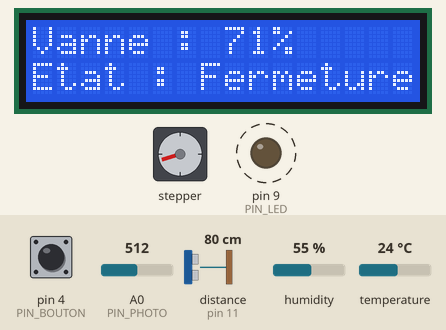
The sketch below on a simulated Arduino Uno, built with avr-gcc and run on an emulated ATmega328P. Shown: 16×2 character LCD, stepper motor, output pins drawn as LEDs (lit = HIGH). Dashed ring = blinking. Inputs (shaded band) come from the test bench; at power-on: distance to the obstacle (sensor on pin 11) 80 cm, pin 4 (PIN_BOUTON) HIGH, A0 (PIN_PHOTO) = 512, humidity 55 %, temperature 24 °C. The echo pulse lasts 58.3 µs per cm; stepper angles assume 2048 steps per turn; what the sketch prints to the serial monitor is not drawn.

Above: at 3.9 s.
4.0 s: distance to the obstacle (sensor on pin 11) set to 21 cm
At 5.16 s:
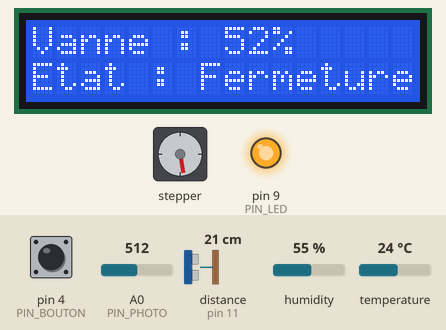
At 6.38 s:
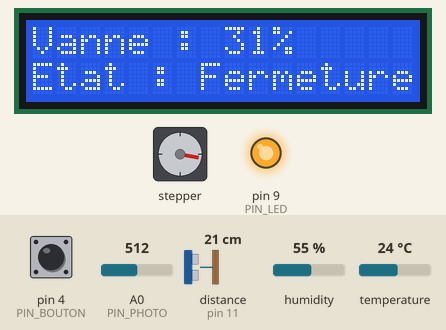
6.4 s: distance to the obstacle (sensor on pin 11) set to 17 cm
8.9 s: pin 4 (PIN_BOUTON) pulled LOW for 0.15 s
9.6 s: pin 4 (PIN_BOUTON) pulled LOW for 1 s
At 11.1 s:
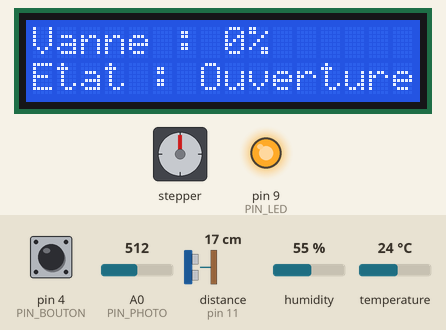
11.2 s: pin 4 (PIN_BOUTON) pulled LOW for 3.2 s
15.0 s: distance to the obstacle (sensor on pin 11) set to 2 cm
At 19.17 s:
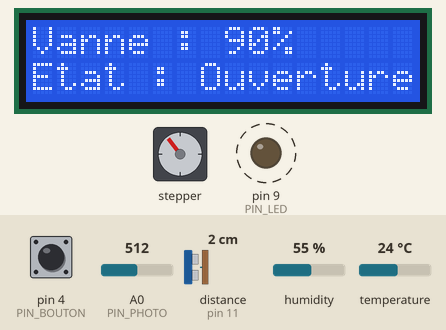
Timing chart, 0 to 20.7 s (numbered marks = the images above; inputs shaded):
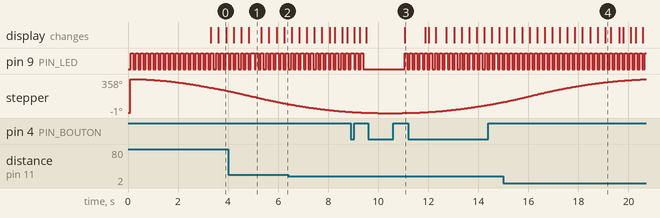

The sketch:

maison_02.ino
```cpp
#include <LCD_I2C.h>
#include <DHT.h>
#include <OneButton.h>
#include <HCSR04.h>
#include <AccelStepper.h>

#define PIN_PHOTO   A0
#define PIN_BOUTON   4
#define PIN_DHT      7
#define PIN_LED      9
#define PIN_TRIG    12
#define PIN_ECHO    11

#define MOTOR_INTERFACE_TYPE 4
#define IN_1 30
#define IN_2 32
#define IN_3 34
#define IN_4 36

#define DHT_TYPE        DHT11
#define SEUIL_LED       30
#define DELAI_BOOT      3000
#define INTERVAL_PHOTO  1000
#define INTERVAL_DHT    5000
#define INTERVAL_LCD     250
#define INTERVAL_SERIAL 3000
#define INTERVAL_LED_BLINK 100
#define CLICK_TICKS      300
#define PRESS_TICKS     1000
#define LUM_INIT_MIN    1023
#define LUM_INIT_MAX       0
#define PCT_MIN            0
#define PCT_MAX          100
#define SERIAL_BAUD     9600

#define VANNE_FERMEE      0
#define VANNE_OUVERTE  2038
#define DIST_MIN          20
#define DIST_MAX          25
#define STEPPER_MAX_SPEED  500.0
#define STEPPER_ACCEL      100.0

LCD_I2C      lcd(0x27, 16, 2);
DHT          dht(PIN_DHT, DHT_TYPE);
OneButton    bouton(PIN_BOUTON, true);
HCSR04       hc(PIN_TRIG, PIN_ECHO);
AccelStepper myStepper(MOTOR_INTERFACE_TYPE, IN_1, IN_3, IN_2, IN_4);

enum EtatPrincipal {
  BOOT,
  LUM_DIST,
  DHT_STATE,
  CALIBRATION,
  ETAT_VANNE
};

enum EtatVanne {
  VANNE_FERME,
  VANNE_OUVERTURE,
  VANNE_OUVERT,
  VANNE_FERMETURE,
  VANNE_ARRET
};

EtatPrincipal etatCourant   = BOOT;
EtatPrincipal etatPrecedent = BOOT;
EtatVanne     etatVanne     = VANNE_FERMETURE;

int   lumRaw    = 0;
int   lumMin    = LUM_INIT_MIN;
int   lumMax    = LUM_INIT_MAX;
int   lumPct    = 0;
float temperature = 0.0;
float humidite    = 0.0;
float distanceCm  = 0.0;

int vannePct = 100;

unsigned long tDernierePhoto  = 0;
unsigned long tDernierDHT     = 0;
unsigned long tDerniereSerial = 0;
unsigned long tDerniereLCD    = 0;
unsigned long tBoot           = 0;
unsigned long tDernierBlink   = 0;
bool          ledBlinkState   = false;

void lirePhoto();
void lireDHT();
void lireDistance();
void majLED();
void envoyerSerial();
void afficherLCD();
int  mapperLuminosite(int val, int minVal, int maxVal);
int  setMinPhotoR(int val);
int  setMaxPhotoR(int val);
void onSimpleClic();
void onDoubleClic();
void tacheMoteur();
void tacheVanne();
int  calcVannePct();
void demarrerOuverture();
void demarrerFermeture();

void setup() {
  Serial.begin(SERIAL_BAUD);
  pinMode(PIN_LED, OUTPUT);

  lcd.begin();
  lcd.backlight();
  dht.begin();

  bouton.attachClick(onSimpleClic);
  bouton.attachDoubleClick(onDoubleClic);
  bouton.setClickTicks(CLICK_TICKS);
  bouton.setPressTicks(PRESS_TICKS);

  lcd.setCursor(0, 0);
  lcd.print("etd:2349185");

  myStepper.setMaxSpeed(STEPPER_MAX_SPEED);
  myStepper.setAcceleration(STEPPER_ACCEL);
  myStepper.setCurrentPosition(VANNE_OUVERTE);
  myStepper.moveTo(VANNE_FERMEE);

  tBoot = millis();
  etatCourant = BOOT;
}

void loop() {
  unsigned long maintenant = millis();

  bouton.tick();
  tacheMoteur();

  switch (etatCourant) {
    case BOOT:
      if (maintenant - tBoot >= DELAI_BOOT) {
        etatCourant = DHT_STATE;
        lcd.clear();
      }
      break;

    case LUM_DIST:
    case DHT_STATE:
    case CALIBRATION:
    case ETAT_VANNE:
      tacheVanne();
      break;
  }

  if (maintenant - tDernierePhoto >= INTERVAL_PHOTO) {
    lirePhoto();
    tDernierePhoto = maintenant;
  }

  if (maintenant - tDernierDHT >= INTERVAL_DHT) {
    lireDHT();
    tDernierDHT = maintenant;
  }

  if (maintenant - tDerniereLCD >= INTERVAL_LCD) {
    lireDistance();
    afficherLCD();
    tDerniereLCD = maintenant;
  }

  if (maintenant - tDerniereSerial >= INTERVAL_SERIAL) {
    envoyerSerial();
    tDerniereSerial = maintenant;
  }

  if (etatVanne == VANNE_OUVERTURE || etatVanne == VANNE_FERMETURE) {
    if (maintenant - tDernierBlink >= INTERVAL_LED_BLINK) {
      ledBlinkState = !ledBlinkState;
      digitalWrite(PIN_LED, ledBlinkState ? HIGH : LOW);
      tDernierBlink = maintenant;
    }
  } else {
    majLED();
  }
}

void tacheMoteur() {
  myStepper.run();
  vannePct = calcVannePct();
}

int calcVannePct() {
  long pos = myStepper.currentPosition();
  int pct = map(pos, VANNE_FERMEE, VANNE_OUVERTE, PCT_MIN, PCT_MAX);
  if (pct < PCT_MIN) pct = PCT_MIN;
  if (pct > PCT_MAX) pct = PCT_MAX;
  return pct;
}

void tacheVanne() {
  switch (etatVanne) {
    case VANNE_FERME:
      if (distanceCm > 0 && distanceCm < DIST_MIN) {
        demarrerOuverture();
      }
      break;

    case VANNE_OUVERTURE:
      if (etatCourant != ETAT_VANNE) {
        etatCourant = ETAT_VANNE;
      }
      if (myStepper.distanceToGo() == 0) {
        etatVanne = VANNE_OUVERT;
      }
      break;

    case VANNE_OUVERT:
      if (distanceCm > 0 && distanceCm > DIST_MAX) {
        demarrerFermeture();
      }
      break;

    case VANNE_FERMETURE:
      if (etatCourant != ETAT_VANNE) {
        etatCourant = ETAT_VANNE;
      }
      if (myStepper.distanceToGo() == 0) {
        etatVanne = VANNE_FERME;
      }
      break;

    case VANNE_ARRET:
      break;
  }
}

void demarrerOuverture() {
  myStepper.moveTo(VANNE_OUVERTE);
  etatVanne = VANNE_OUVERTURE;
}

void demarrerFermeture() {
  myStepper.moveTo(VANNE_FERMEE);
  etatVanne = VANNE_FERMETURE;
}

void onSimpleClic() {
  if (etatVanne == VANNE_OUVERTURE || etatVanne == VANNE_FERMETURE) {
    myStepper.stop();
    etatVanne = VANNE_ARRET;
    return;
  }

  if (etatVanne == VANNE_ARRET) {
    demarrerOuverture();
    return;
  }

  switch (etatCourant) {
    case LUM_DIST:
      etatCourant = DHT_STATE;
      break;
    case DHT_STATE:
      etatCourant = LUM_DIST;
      break;
    case CALIBRATION:
      etatCourant = DHT_STATE;
      break;
    case ETAT_VANNE:
      etatCourant = DHT_STATE;
      break;
    default:
      break;
  }
}

void onDoubleClic() {
  if (etatCourant == LUM_DIST || etatCourant == DHT_STATE) {
    lumMin = LUM_INIT_MIN;
    lumMax = LUM_INIT_MAX;
    etatCourant = CALIBRATION;
  }
}

void lirePhoto() {
  lumRaw = analogRead(PIN_PHOTO);
  lumPct = mapperLuminosite(lumRaw, lumMin, lumMax);
}

int mapperLuminosite(int val, int minVal, int maxVal) {
  if (maxVal == minVal) return PCT_MIN;
  int pct = map(val, minVal, maxVal, PCT_MIN, PCT_MAX);
  if (pct < PCT_MIN) pct = PCT_MIN;
  if (pct > PCT_MAX) pct = PCT_MAX;
  return pct;
}

int setMinPhotoR(int val) {
  if (val < lumMin) lumMin = val;
  return lumMin;
}

int setMaxPhotoR(int val) {
  if (val > lumMax) lumMax = val;
  return lumMax;
}

void lireDHT() {
  float t = dht.readTemperature();
  float h = dht.readHumidity();
  if (!isnan(t)) temperature = t;
  if (!isnan(h)) humidite = h;
}

void lireDistance() {
  distanceCm = hc.dist();
}

void majLED() {
  digitalWrite(PIN_LED, (lumPct < SEUIL_LED) ? HIGH : LOW);
}

void envoyerSerial() {
  Serial.print("Lum:");
  Serial.print(lumPct);
  Serial.print(",Min:");
  Serial.print(lumMin);
  Serial.print(",Max:");
  Serial.print(lumMax);
  Serial.print(",Dist:");
  Serial.print(distanceCm, 1);
  Serial.print(",T:");
  Serial.print(temperature, 1);
  Serial.print(",H:");
  Serial.print(humidite, 1);
  Serial.print(",Van:");
  Serial.println(vannePct);
}

void afficherLCD() {
  if (etatCourant == BOOT) return;

  bool refresh = (etatCourant != etatPrecedent);
  etatPrecedent = etatCourant;

  switch (etatCourant) {
    case LUM_DIST:
      if (refresh) lcd.clear();
      lcd.setCursor(0, 0);
      lcd.print("Lum : ");
      lcd.print(lumPct);
      lcd.print("%   ");
      lcd.setCursor(0, 1);
      lcd.print("Dist : ");
      lcd.print(distanceCm, 1);
      lcd.print(" cm   ");
      break;

    case DHT_STATE:
      if (refresh) lcd.clear();
      lcd.setCursor(0, 0);
      lcd.print("Temp : ");
      lcd.print(temperature, 1);
      lcd.print(" C   ");
      lcd.setCursor(0, 1);
      lcd.print("Hum : ");
      lcd.print(humidite, 1);
      lcd.print(" %   ");
      break;

    case CALIBRATION:
      lumRaw = analogRead(PIN_PHOTO);
      lumMin = setMinPhotoR(lumRaw);
      lumMax = setMaxPhotoR(lumRaw);

      if (refresh) lcd.clear();
      lcd.setCursor(0, 0);
      lcd.print("Lum min : ");
      lcd.print(lumMin);
      lcd.print("   ");
      lcd.setCursor(0, 1);
      lcd.print("Lum max : ");
      lcd.print(lumMax);
      lcd.print("   ");
      break;

    case ETAT_VANNE: {
      if (refresh) lcd.clear();
      lcd.setCursor(0, 0);
      lcd.print("Vanne : ");
      lcd.print(vannePct);
      lcd.print("%   ");
      lcd.setCursor(0, 1);
      lcd.print("Etat : ");
      switch (etatVanne) {
        case VANNE_FERME:     lcd.print("Ferme    "); break;
        case VANNE_OUVERTURE: lcd.print("Ouverture"); break;
        case VANNE_OUVERT:    lcd.print("Ouvert   "); break;
        case VANNE_FERMETURE: lcd.print("Fermeture"); break;
        case VANNE_ARRET:     lcd.print("Arret    "); break;
      }
      break;
    }

    default:
      break;
  }
}
```

Measured:
- after the input at 9.6 s, pin 9 (PIN_LED): LOW → HIGH after 1.5 s, → LOW 0.10 s later; the display: changes after 1.5 s (image 3)
- by itself, pin 9 (PIN_LED): alternates HIGH for 0.10 s and LOW for 0.10 s
